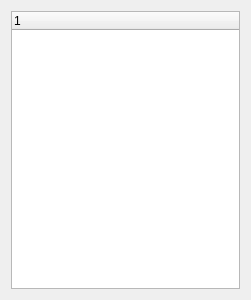
<?xml version="1.0" encoding="UTF-8"?>
<ui version="4.0">
 <class>categoryTreeWidgetDialog</class>
 <widget class="QDialog" name="categoryTreeWidgetDialog">
  <property name="geometry">
   <rect>
    <x>0</x>
    <y>0</y>
    <width>251</width>
    <height>300</height>
   </rect>
  </property>
  <property name="windowTitle">
   <string>Dialog</string>
  </property>
  <layout class="QGridLayout" name="gridLayout">
   <item row="0" column="0">
    <widget class="QTreeWidget" name="treeWidget">
     <column>
      <property name="text">
       <string notr="true">1</string>
      </property>
     </column>
    </widget>
   </item>
  </layout>
 </widget>
 <resources/>
 <connections/>
</ui>
